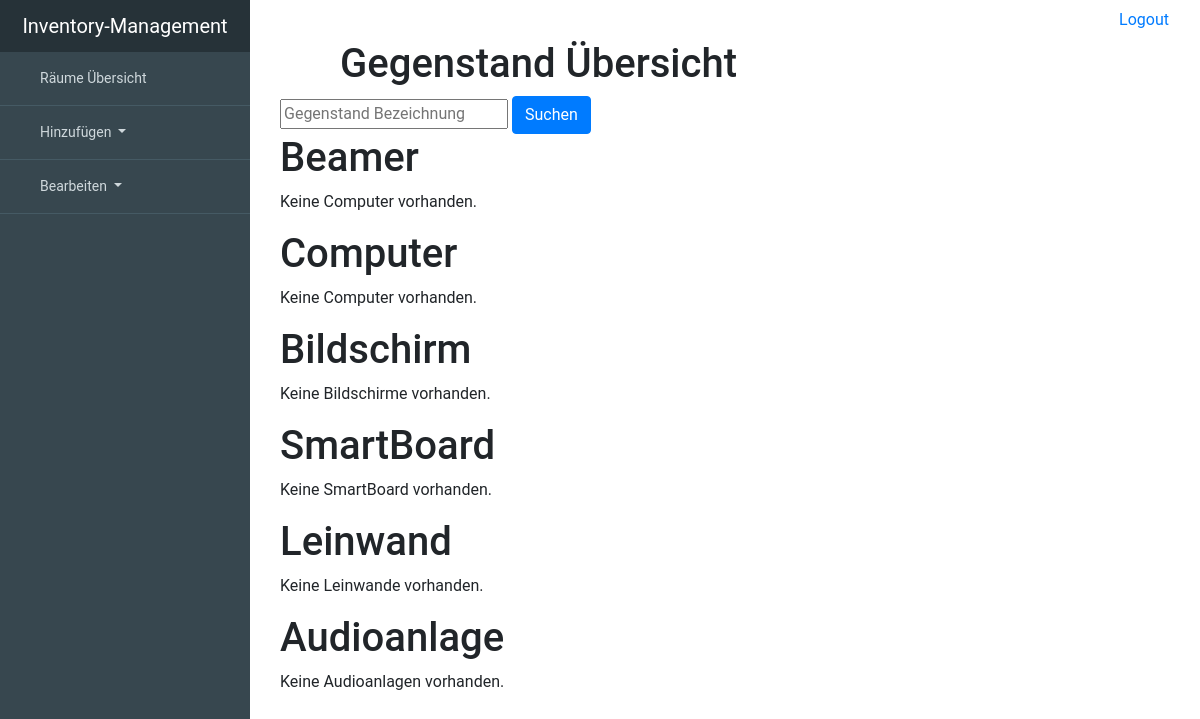
/device/all, run on an earlier commit of the app's database.
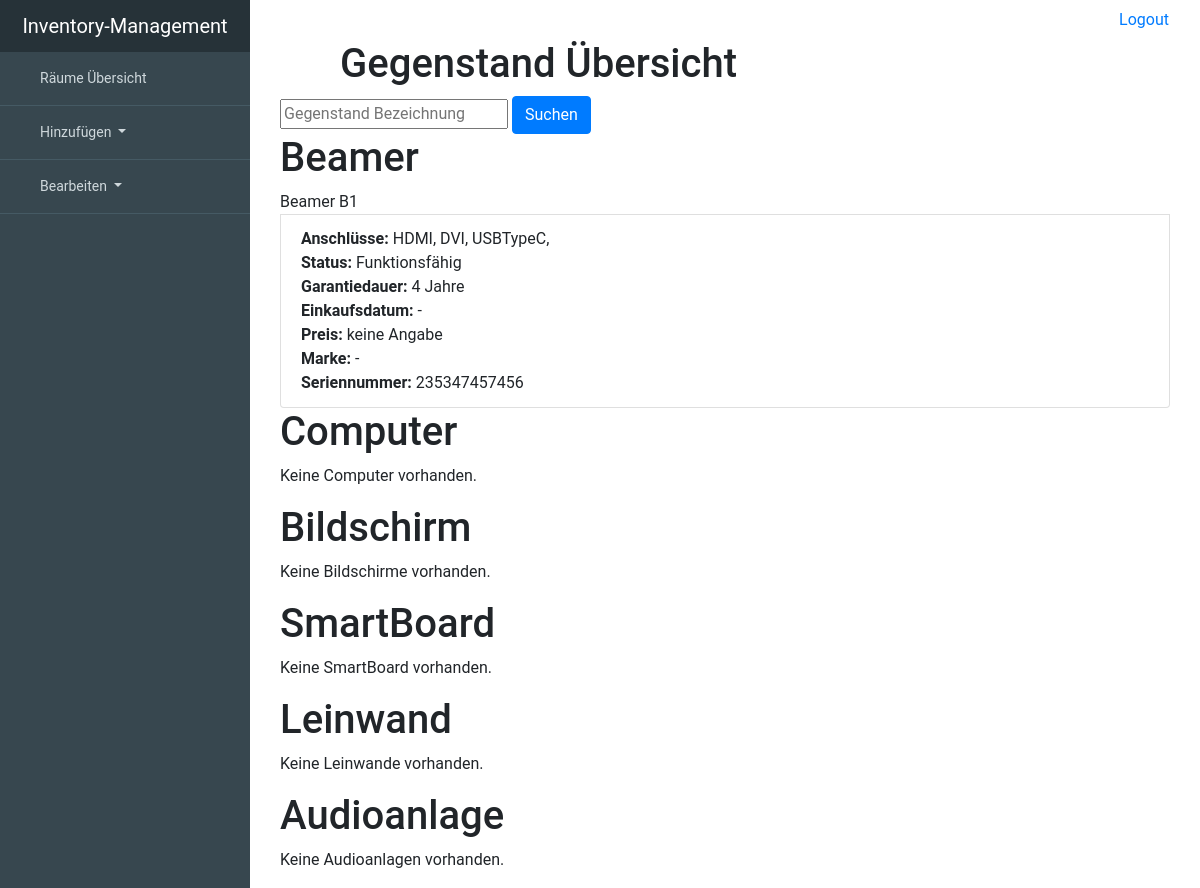
And on a later commit of the database.
### inventory_managementsentials/models.py (models this page shows, shortened)
class Device(models.Model):
    room = models.ForeignKey('Room', null=True, blank=True, on_delete=models.SET_NULL)
    description = models.CharField(max_length=99, unique=True, primary_key=True)
    working = 'working'
    broken = 'broken'
    status_choice = [(working, "working"), (broken, "broken")]
    status = models.CharField(choices=status_choice, max_length=7, blank=True, null=True)
    serialnumber = models.CharField(max_length=99, blank=True, null=True)
    warranty_period = models.IntegerField(blank=True, null=True)
    date_of_purchase = models.DateTimeField(blank=True, null=True)
    price = models.IntegerField(blank=True, null=True)
    brand = models.ForeignKey(Brand, on_delete=models.SET_NULL, blank=True, null=True)
    class Meta:
        abstract = True

class Beamer(Device):
    HDMI = models.BooleanField(blank=True, null=True)
    VGA = models.BooleanField(blank=True, null=True)
    DVI = models.BooleanField(blank=True, null=True)
    DB = models.BooleanField(blank=True, null=True)
    USBTypeC = models.BooleanField(blank=True, null=True)
    class Meta:
        verbose_name = "Beamer"
        verbose_name_plural = "Beamers"

### inventory_managementsentials/views.py (the view, shortened to what this page needs)
# urls.py: url(r'^device/all$', views.DeviceView.as_view(), name='DeviceView'),
class DeviceView(generic.ListView):
    template_name = 'inventory_managementsentials/all/all_device.html'
    def get_queryset(self):
        return None
    def get_context_data(self, *, object_list=None,  **kwargs, ):
        context = super().get_context_data(**kwargs)
        context['beamer_list'] = Beamer.objects.order_by('description')
        context['computer_list'] = Computer.objects.order_by('description')
        context['screen_list'] = Screen.objects.order_by('description')
        context['smartboard_list'] = SmartBoard.objects.order_by('description')
        context['canvas_list'] = Canvas.objects.order_by('description')
        context['speakerset_list'] = SpeakerSet.objects.order_by('description')
        filter_description = self.request.GET.get('description', None)
        return context

### inventory_managementsentials/templates/inventory_managementsentials/all/all_device.html (shortened to what the changed rows need)
{% extends "inventory_managementsentials/base.html" %}
{% block content %}
    <div class="container">
        <header>
            <div class="editor-indent" style="margin-left: 20px; padding: 0 0 0 40px; margin-right: 50px">
                <div class="inner">
                    <h1>Gegenstand Übersicht </h1>
                </div>
            </div>
        </header>
        <div class="whatever_else_you_need">
            <h1>Beamer</h1>
            {% if beamer_list %}
                {% for beamer in beamer_list %}
                    <div class="list-group">
                        <a class="list-group-itemlist-group-item-action active">Beamer {{ beamer.description }}</a>
                        <a class="list-group-item list-group-item-action"><strong>Anschlüsse:</strong>
                            {% if beamer.HDMI %}HDMI,{% endif %}
                            {% if beamer.DVI %}DVI,{% endif %}
                            {% if beamer.USBTypeC %}USBTypeC,{% endif %}<br>
                            <strong>Status:</strong>
                        {% if beamer.status == 'working' %}
                            Funktionsfähig
                        {% elif beamer.status == 'broken' %}
                            <strong>Defekt</strong>
                        {% else %}
                            -
                        {% endif %}<br>
                            <strong>Garantiedauer:</strong>
                        {% if beamer.warranty_period %}
                            {{ beamer.warranty_period }} Jahre
                        {% else %}
                            -
                        {% endif %}
                        <br>
                            <strong>Einkaufsdatum:</strong> {{ beamer.date_of_purchase|default_if_none:'-' }}<br>
                            <strong>Preis:</strong>
                        {% if beamer.price %}
                            {{ beamer.price}}€
                        {% else %}
                            keine Angabe
                        {% endif %}
                        <br>
                            <strong>Marke:</strong> {{ beamer.brand|default_if_none:'-'}}<br>
                            <strong>Seriennummer: </strong> {{ beamer.serialnumber|default_if_none:'-'}}<br>
                        </a>
                    </div>
                {% endfor %}
            {% else %}
                <p>Keine Computer vorhanden.</p>
            {% endif %}
        </div>
        <div class="whatever_else_you_need">
            <h1>Computer</h1>
        </div>
        <div class="whatever_else_you_need">
            <h1>Bildschirm</h1>
        </div>
        <div class="whatever_else_you_need">
            <h1>SmartBoard</h1>
        </div>
        <div class="whatever_else_you_need">
            <h1>Leinwand</h1>
        </div>
        <div class="whatever_else_you_need">
            <h1>Audioanlage</h1>
            </div>
    </div>
{% endblock %}

What changed in the data, as far as the page shows it:
added Beamer: description "B1", HDMI "HDMI,", DVI "DVI,", USBTypeC "USBTypeC,", status "Funktionsfähig", warranty_period "4", date_of_purchase "-", shows "keine Angabe", brand "-", serialnumber "235347457456"
Also different on the page:
text no longer shown: "Keine Computer vorhanden."
